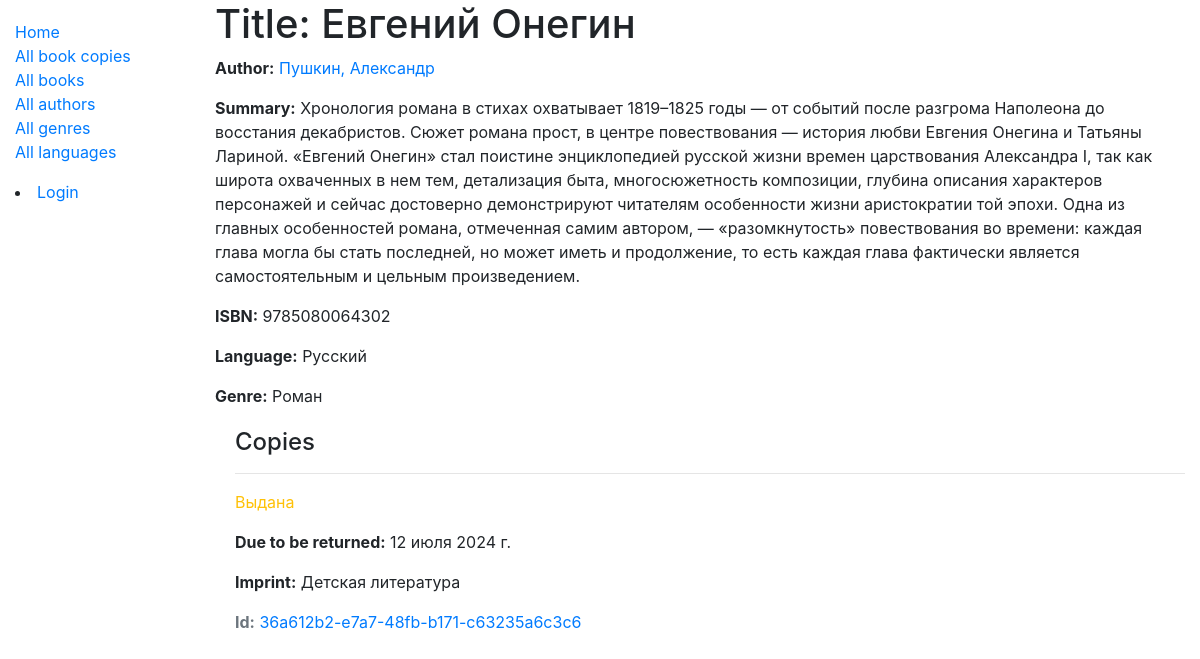
Before: /catalog/book/2 with the older database file.
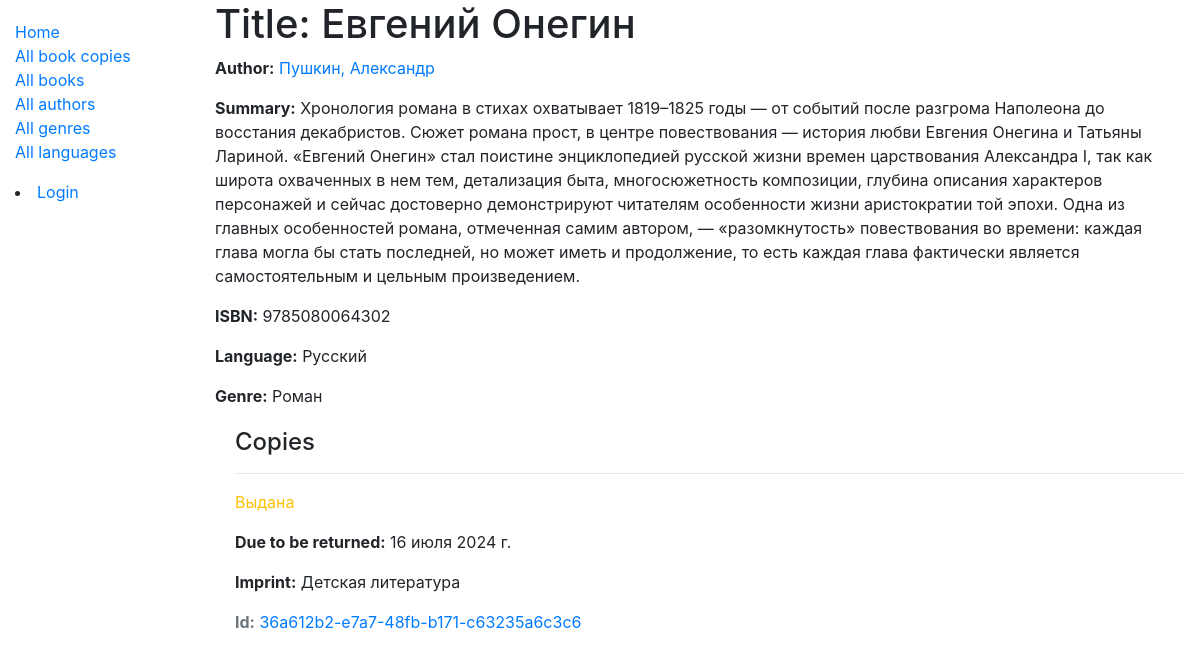
After: the same page with the newer database file.
### catalog/models.py (models this page shows, shortened)
class BookInstance(models.Model):
    id = models.UUIDField(primary_key=True, default=uuid.uuid4, help_text='Уникальный идентификатор этого экземпляра книги в библиотеке.')
    book = models.ForeignKey('Book', verbose_name='Книга', on_delete=models.RESTRICT, null=True)
    imprint = models.CharField('Штамп', max_length=200, help_text='Информация об экземпляре. Например, издательство, переводчик, год, номер экземпляра в библиотеке')
    due_back = models.DateField(verbose_name='Дата возврата', null=True, blank=True, help_text='Дата ожидаемого возврата книги.')
    borrower = models.ForeignKey(User, verbose_name='Читатель', on_delete=models.SET_NULL, null=True, blank=True, help_text='Читатель, арендующий книгу.')
    LOAN_STATUS = (
        ('m', 'На оформлении'),
        ('o', 'Выдана'),
        ('a', 'Доступна'),
        ('r', 'В резерве'),
    )
    status = models.CharField('Доступность', max_length=1, choices=LOAN_STATUS, blank=True, default='d', help_text='Статус доступности книги')
    class Meta:
        ordering = ['due_back']
        permissions = (("can_mark_returned", "Set book as returned"),)
    def get_absolute_url(self):
        return reverse('bookinstance-detail', args=[str(self.id)])

### catalog/views.py (the view)
# urls.py: path('book/<int:pk>', views.BookDetailView.as_view(), name='book-detail'),
class BookDetailView(generic.DetailView):
    model = Book

### catalog/models.py (called while the page is built)
    def __str__(self):
        return self.name

    def __str__(self):
        return self.name

    def get_absolute_url(self):
        return reverse('author-detail', args=[str(self.id)])

    def __str__(self):
        return f'{self.last_name}, {self.first_name}'

### catalog/templates/catalog/book_detail.html (shortened to what this page needs)
{% extends "base_generic.html" %}
{% block content %}
<h1>Title: {{ book.title }}</h1>
<p><strong>Author:</strong> <a href="{{ book.author.get_absolute_url }}">{{ book.author }}</a></p>
<p><strong>Summary:</strong> {{ book.summary }}</p>
<p><strong>ISBN:</strong> {{ book.isbn }}</p>
<p><strong>Language:</strong> {{ book.language }}</p>
<p><strong>Genre:</strong> {{ book.genre.all|join:", " }}</p>
<div style="margin-left:20px;margin-top:20px">
<h4>Copies</h4>
{% for copy in book.bookinstance_set.all %}
  <hr>
  <p class="{% if copy.status == 'a' %}text-success{% elif copy.status == 'd' %}text-danger{% else %}text-warning{% endif %}">{{ copy.get_status_display }}</p>
  {% if copy.status != 'a' %}<p><strong>Due to be returned:</strong> {{copy.due_back}}</p>{% endif %}
  <p><strong>Imprint:</strong> {{copy.imprint}}</p>
  <p class="text-muted"><strong>Id:</strong> <a href="{{ copy.get_absolute_url }}">{{copy.id}}</a></p>
{% empty %}
  <p>The library has no copies of this book.</p>
{% endfor %}
</div>
{% endblock %}
{% block sidebar %}
  {{ block.super }}
{% endblock %}

Changed rows visible on the page:
changed BookInstance "Выдана": due_back "12 июля 2024 г." → "16 июля 2024 г."
